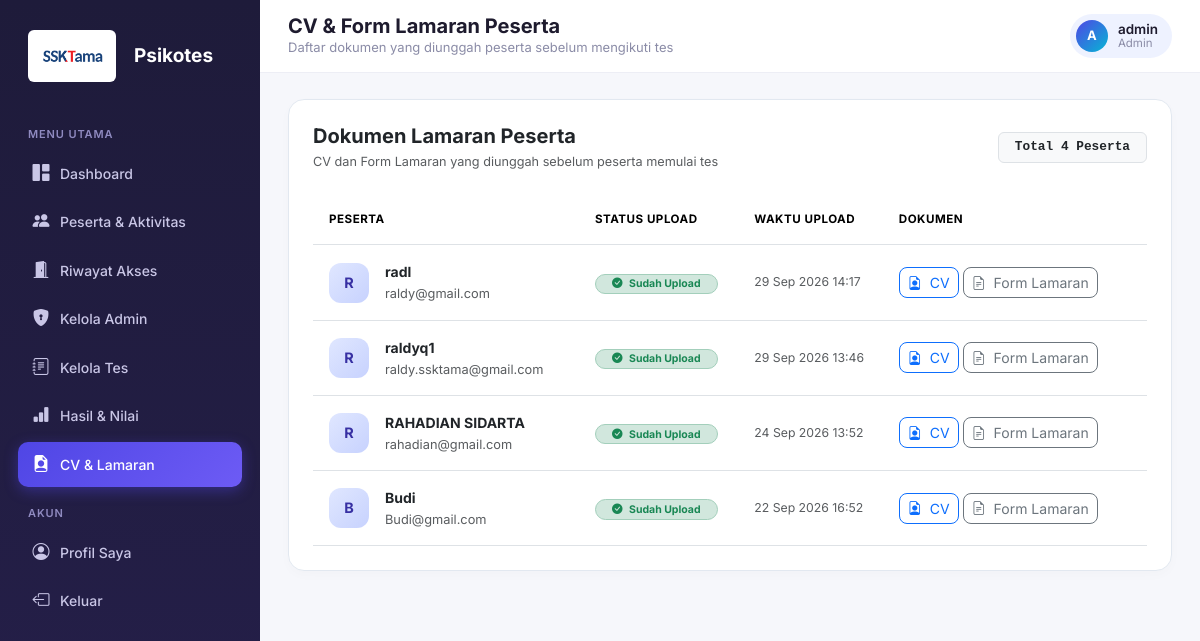
The app's page /admin/lamaran.php (signed in) with its own data.
### tables this page shows
CREATE TABLE `users` (
  `id` int NOT NULL,
  `nama` varchar(150) NOT NULL,
  `jabatan_dilamar` varchar(150) DEFAULT NULL,
  `tanggal_lahir` date DEFAULT NULL,
  `batas_waktu_menit` int DEFAULT NULL,
  `aktif_mulai` datetime DEFAULT NULL,
  `aktif_sampai` datetime DEFAULT NULL,
  `email` varchar(150) NOT NULL,
  `password` varchar(255) NOT NULL,
  `reset_token` varchar(64) DEFAULT NULL,
  `reset_expires` datetime DEFAULT NULL,
  `role` enum('admin','peserta') NOT NULL DEFAULT 'peserta',
  `foto` varchar(255) DEFAULT NULL,
  `status` enum('aktif','nonaktif','gugur') NOT NULL DEFAULT 'aktif',
  `created_at` timestamp NULL DEFAULT CURRENT_TIMESTAMP
);

CREATE TABLE `lamaran` (
  `id` int NOT NULL,
  `user_id` int NOT NULL,
  `cv_filename` varchar(255) NOT NULL,
  `cv_path` varchar(255) NOT NULL,
  `lamaran_filename` varchar(255) NOT NULL,
  `lamaran_path` varchar(255) NOT NULL,
  `uploaded_at` datetime NOT NULL,
  `updated_at` datetime DEFAULT NULL
);

### includes/functions.php (called while the page is built, shortened)
<?php
require_once __DIR__ . '/../config/database.php';
function isLoggedIn(): bool {
    return isset($_SESSION['user_id']);
}
function currentUser(): ?array {
    static $user = null;
    if ($user === null) {
        $stmt = getDB()->prepare("SELECT * FROM users WHERE id = ?");
        $stmt->execute([$_SESSION['user_id']]);
        $user = $stmt->fetch();
    }
    return $user;
}
function e(?string $str): string {
    return htmlspecialchars($str ?? '', ENT_QUOTES, 'UTF-8');
}
function formatTanggal(?string $datetime): string {
    $bulan = ['', 'Jan','Feb','Mar','Apr','Mei','Jun','Jul','Agu','Sep','Okt','Nov','Des'];
    $ts = strtotime($datetime);
    return date('d', $ts) . ' ' . $bulan[(int)date('n', $ts)] . ' ' . date('Y H:i', $ts);
}

### config/database.php (called while the page is built, shortened)
<?php
function getDB() {
    static $pdo = null;
    if ($pdo === null) {
        try {
            $pdo = new PDO(
                "mysql:host=" . DB_HOST . ";dbname=" . DB_NAME . ";charset=utf8mb4",
                DB_USER,
                DB_PASS,
                [
                    PDO::ATTR_ERRMODE            => PDO::ERRMODE_EXCEPTION,
                    PDO::ATTR_DEFAULT_FETCH_MODE => PDO::FETCH_ASSOC,
                    PDO::ATTR_EMULATE_PREPARES   => false,
                ]
            );
        } catch (PDOException $e) {
            die('Koneksi database gagal: ' . $e->getMessage());
        }
    }
    return $pdo;
}

### admin/lamaran.php (the view, shortened to what this page needs)
<?php
require_once __DIR__ . '/../includes/functions.php';
$db = getDB();
$data = $db->query("
    SELECT u.id AS user_id, u.nama, u.email,
           l.id AS lamaran_id, l.cv_filename, l.lamaran_filename, l.uploaded_at, l.updated_at
    FROM users u
    LEFT JOIN lamaran l ON l.user_id = u.id
    WHERE u.role = 'peserta'
    ORDER BY (l.id IS NULL) ASC, l.uploaded_at DESC, u.nama ASC
")->fetchAll();
$pageTitle  = 'CV & Form Lamaran Peserta';
$pageDesc   = 'Daftar dokumen yang diunggah peserta sebelum mengikuti tes';
$activeMenu = 'lamaran';
include __DIR__ . '/../includes/layout_top.php';
?>
<div class="table-modern-wrapper card-anim" style="background:#fff;border:1px solid #e2e8f0;border-radius:16px;padding:24px;box-shadow: 0 4px 12px rgba(0, 0, 0, 0.02);">
    <div class="d-flex justify-content-between align-items-center mb-4 flex-wrap gap-3">
        <div>
            <h5 class="fw-bold text-dark mb-1">Dokumen Lamaran Peserta</h5>
            <p class="text-muted small mb-0">CV dan Form Lamaran yang diunggah sebelum peserta memulai tes</p>
        </div>
        <div>
            <span class="badge bg-light text-dark border font-monospace px-3 py-2" style="font-size: 0.8rem;">
                Total <?= count($data) ?> Peserta
            </span>
        </div>
    </div>
    <div class="table-responsive">
        <table class="table table-hover align-middle mb-0" style="font-size:0.875rem;">
            <thead>
                <tr class="bg-light text-uppercase text-muted" style="font-size:0.725rem;letter-spacing:0.5px;">
                    <th class="py-3 ps-3">Peserta</th>
                    <th class="py-3">Status Upload</th>
                    <th class="py-3">Waktu Upload</th>
                    <th class="py-3 pe-3">Dokumen</th>
                </tr>
            </thead>
            <tbody>
            <?php foreach ($data as $row): ?>
                <tr>
                    <td class="py-3 ps-3">
                        <div class="d-flex align-items-center gap-3">
                            <div class="avatar-icon">
                                <?= e(strtoupper(substr($row['nama'], 0, 1))) ?>
                            </div>
                            <div>
                                <span class="fw-bold text-dark d-block"><?= e($row['nama']) ?></span>
                                <span class="text-muted small" style="font-size: 0.8rem;"><?= e($row['email']) ?></span>
                            </div>
                        </div>
                    </td>
                    <td class="py-3">
                        <?php if ($row['lamaran_id']): ?>
                            <span class="badge bg-success-subtle text-success border border-success-subtle rounded-pill px-3 py-1-5 badge-status">
                                <i class="bi bi-check-circle-fill me-1"></i> Sudah Upload
                            </span>
                        <?php else: ?>
                            <span class="badge bg-secondary-subtle text-secondary border border-secondary-subtle rounded-pill px-3 py-1-5 badge-status">
                                <i class="bi bi-dash-circle me-1"></i> Belum Upload
                            </span>
                        <?php endif; ?>
                    </td>
                    <td class="py-3 text-muted small">
                        <?= $row['lamaran_id'] ? formatTanggal($row['updated_at'] ?: $row['uploaded_at']) : '-' ?>
                    </td>
                    <td class="py-3 pe-3">
                        <?php if ($row['lamaran_id']): ?>
                            <div class="d-inline-flex gap-1">
                                <a href="download_lamaran.php?id=<?= (int)$row['lamaran_id'] ?>&type=cv"
                                   class="btn btn-sm btn-outline-primary rounded-3 px-2-5 btn-action" target="_blank" title="Unduh CV">
                                    <i class="bi bi-file-earmark-person me-1"></i> CV
                                </a>
                                <a href="download_lamaran.php?id=<?= (int)$row['lamaran_id'] ?>&type=lamaran"
                                   class="btn btn-sm btn-outline-secondary rounded-3 px-2-5 btn-action" target="_blank" title="Unduh Form Lamaran">
                                    <i class="bi bi-file-earmark-text me-1"></i> Form Lamaran
                                </a>
                            </div>
                        <?php else: ?>
                            <span class="text-muted small font-monospace">-</span>
                        <?php endif; ?>
                    </td>
                </tr>
            <?php endforeach; ?>
            </tbody>
        </table>
    </div>
</div>
<?php include __DIR__ . '/../includes/layout_bottom.php'; ?>

### includes/layout_top.php (shortened to what this page needs)
<?php
$user = currentUser();
$role = $_SESSION['role'];
$rootPrefix = '../';
?>
<!DOCTYPE html>
<html lang="id">
<head>
<link rel="stylesheet" href="https://cdn.jsdelivr.net/npm/bootstrap@5.3.3/dist/css/bootstrap.min.css">
<link rel="stylesheet" href="https://cdn.jsdelivr.net/npm/bootstrap-icons@1.11.3/font/bootstrap-icons.css">
<link rel="stylesheet" href="<?= $rootPrefix ?>assets/css/style.css">
</head>
<body>
<div class="app-shell">
    <aside class="sidebar" id="sidebar">
        <div class="sidebar-brand">
    <img src="../assets/Logo SSKtama Fiks Revisi (1).png" alt="Logo Psikotes" style="height: 52px; width: auto; vertical-align: middle; margin-right: 8px; background: #ffffff; padding: 4px 8px; border-radius: 6px;">
    Psikotes<span style="color:#a6a0f7;"></span>
</div>
        <?php if ($role === 'admin'): ?>
            <div class="nav-section-title">Menu Utama</div>
            <a href="<?= $rootPrefix ?>admin/dashboard.php" class="nav-link <?= ($activeMenu ?? '') === 'dashboard' ? 'active' : '' ?>">
                <i class="bi bi-grid-1x2-fill"></i> Dashboard
            </a>
            <a href="<?= $rootPrefix ?>admin/peserta.php" class="nav-link <?= ($activeMenu ?? '') === 'peserta' ? 'active' : '' ?>">
                <i class="bi bi-people-fill"></i> Peserta &amp; Aktivitas
            </a>
            <a href="<?= $rootPrefix ?>admin/riwayat_akses.php" class="nav-link <?= ($activeMenu ?? '') === 'riwayat_akses' ? 'active' : '' ?>">
                <i class="bi bi-door-open-fill"></i> Riwayat Akses
            </a>
            <a href="<?= $rootPrefix ?>admin/kelola_admin.php" class="nav-link <?= ($activeMenu ?? '') === 'kelola_admin' ? 'active' : '' ?>">
                <i class="bi bi-shield-lock-fill"></i> Kelola Admin
            </a>
            <a href="<?= $rootPrefix ?>admin/tes.php" class="nav-link <?= ($activeMenu ?? '') === 'tes' ? 'active' : '' ?>">
                <i class="bi bi-journal-text"></i> Kelola Tes
            </a>
            <a href="<?= $rootPrefix ?>admin/hasil.php" class="nav-link <?= ($activeMenu ?? '') === 'hasil' ? 'active' : '' ?>">
                <i class="bi bi-bar-chart-fill"></i> Hasil &amp; Nilai
            </a>
            <a href="<?= $rootPrefix ?>admin/lamaran.php" class="nav-link <?= ($activeMenu ?? '') === 'lamaran' ? 'active' : '' ?>">
                <i class="bi bi-file-earmark-person-fill"></i> CV &amp; Lamaran
            </a>
            <div class="nav-section-title">Akun</div>
            <a href="<?= $rootPrefix ?>admin/profil.php" class="nav-link <?= ($activeMenu ?? '') === 'profil' ? 'active' : '' ?>">
                <i class="bi bi-person-circle"></i> Profil Saya
            </a>
            <a href="#" onclick="confirmLogout(event, '<?= $rootPrefix ?>logout.php')" class="nav-link">
                <i class="bi bi-box-arrow-left"></i> Keluar
            </a>
        <?php endif; ?>
    </aside>
    <div class="main-content">
        <div class="topbar">
            <div class="d-flex align-items-center gap-2">
                <div>
                    <h5><?= e($pageTitle ?? '') ?></h5>
                    <?php if (!empty($pageDesc)): ?><div class="page-desc"><?= e($pageDesc) ?></div><?php endif; ?>
                </div>
            </div>
            <div class="user-chip">
                <div class="avatar"><?= e(strtoupper(substr($user['nama'], 0, 1))) ?></div>
                <div style="line-height:1.2;">
                    <div style="font-weight:600; font-size:13.5px;"><?= e($user['nama']) ?></div>
                    <div style="font-size:11.5px; color:var(--muted); text-transform:capitalize;"><?= e($role) ?></div>
                </div>
            </div>
        </div>
        <div class="content-wrap">

### assets/css/style.css (style rules this page uses)
:root { --brand: #4f46e5; --brand-dark: #4338ca; --brand-light: #eef2ff; --accent: #06b6d4; --success: #10b981; --warning: #f59e0b; --danger: #ef4444; --bg: #f6f7fb; --card: #ffffff; --text: #1e1b2e; --muted: #8b8ca7; --border: #edeef5; --radius: 16px; }
* { box-sizing: border-box; }
body { background: var(--bg); font-family: "Inter", -apple-system, BlinkMacSystemFont, "Segoe UI", sans-serif; color: var(--text); font-size: 14.5px; }
a { text-decoration: none; }
.app-shell { display: flex; min-height: 100vh; }
.sidebar { width: 260px; flex-shrink: 0; background: linear-gradient(180deg, #1e1b3a 0%, #251f4a 100%); color: #fff; padding: 24px 18px; position: fixed; top: 0; bottom: 0; left: 0; overflow-y: auto; }
.sidebar-brand { display: flex; align-items: center; gap: 10px; padding: 6px 10px 26px 10px; font-weight: 700; font-size: 19px; color: #fff; }
.nav-section-title { text-transform: uppercase; font-size: 11px; letter-spacing: 0.08em; color: #8f8ac0; margin: 18px 10px 8px; font-weight: 600; }
.sidebar .nav-link { color: #c9c6e6; padding: 10px 14px; border-radius: 10px; display: flex; align-items: center; gap: 10px; font-weight: 500; margin-bottom: 3px; font-size: 14px; transition: all 0.15s ease; }
.sidebar .nav-link.active { background: linear-gradient(135deg, var(--brand), #6d5bf5); color: #fff; box-shadow: 0 4px 14px rgba(79, 70, 229, 0.4); }
.sidebar .nav-link i { font-size: 17px; width: 18px; text-align: center; }
.main-content { margin-left: 260px; flex: 1; min-width: 0; }
.topbar { background: var(--card); padding: 14px 28px; display: flex; align-items: center; justify-content: space-between; border-bottom: 1px solid var(--border); position: sticky; top: 0; z-index: 20; }
.topbar h5 { margin: 0; font-weight: 700; }
.topbar .page-desc { color: var(--muted); font-size: 13px; }
.content-wrap { padding: 26px 28px 60px; }
.user-chip { display: flex; align-items: center; gap: 10px; background: var(--brand-light); padding: 6px 14px 6px 6px; border-radius: 30px; }
.user-chip .avatar { width: 32px; height: 32px; border-radius: 50%; background: linear-gradient(135deg, var(--brand), var(--accent)); color: #fff; display: flex; align-items: center; justify-content: center; font-weight: 700; font-size: 13px; }

### admin/lamaran.php (style rules this page uses)
.card-anim { animation: fadeInUp 0.5s cubic-bezier(0.16, 1, 0.3, 1) both; }
.avatar-icon { width: 40px; height: 40px; border-radius: 12px; background: linear-gradient(135deg, #e0e7ff 0%, #c7d2fe 100%); color: #3730a3; display: flex; align-items: center; justify-content: center; font-weight: 700; font-size: 0.9rem; transition: transform 0.3s cubic-bezier(0.34, 1.56, 0.64, 1), box-shadow 0.3s ease; flex-shrink: 0; }
.table-hover tbody tr { transition: background-color 0.2s ease; }
.btn-action { transition: all 0.2s cubic-bezier(0.4, 0, 0.2, 1); }
.badge-status { transition: transform 0.2s ease; }

### records on screen
users: nama "A", nama "admin", nama "Admin"
lamaran: user.nama "R", user.nama "radl", user.email "raldy@gmail.com", shows "Sudah Upload", updated_at+uploaded_at "29 Sep 2026 14:17"
lamaran: user.nama "R", user.nama "raldyq1", user.email "raldy.ssktama@gmail.com", shows "Sudah Upload", updated_at+uploaded_at "29 Sep 2026 13:46"
lamaran: user.nama "R", user.nama "RAHADIAN SIDARTA", user.email "rahadian@gmail.com", shows "Sudah Upload", updated_at+uploaded_at "24 Sep 2026 13:52"
lamaran: user.nama "B", user.nama "Budi", user.email "Budi@gmail.com", shows "Sudah Upload", updated_at+uploaded_at "22 Sep 2026 16:52"

### other values on screen
$pageTitle "CV & Form Lamaran Peserta"
$pageDesc "Daftar dokumen yang diunggah peserta sebelum mengikuti tes"
count($data) "4"
